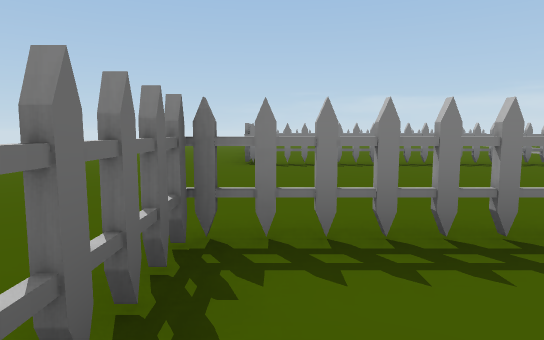
View 1 (above)

24 first-person views from a walk through a 3-D level made in the Unity game engine. The camera is 1.3 m above the floor, tilts 6° down and sees 75° across. The floor is counted in squares, 2 m on a side. Each view is taken from the middle of a square. On the plan, view 1 faces up. The plan holds only what a view shows up to about 10 squares ahead; the rest is blank. The place goes on beyond the plan. Some surface patterns are stand-ins.

View 2
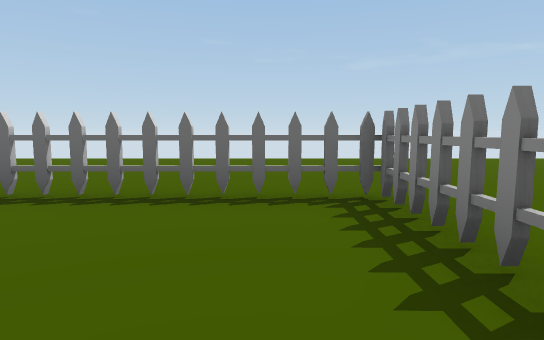

View 3
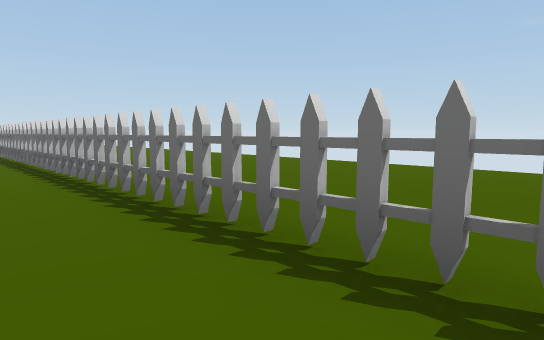

View 4
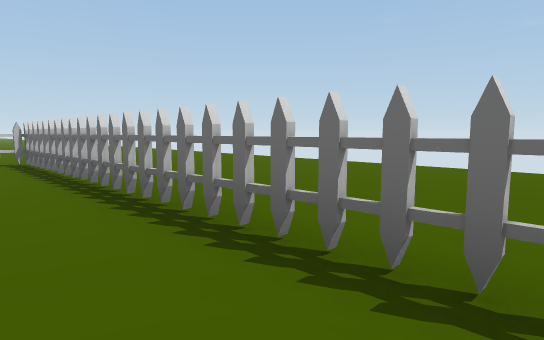

View 5
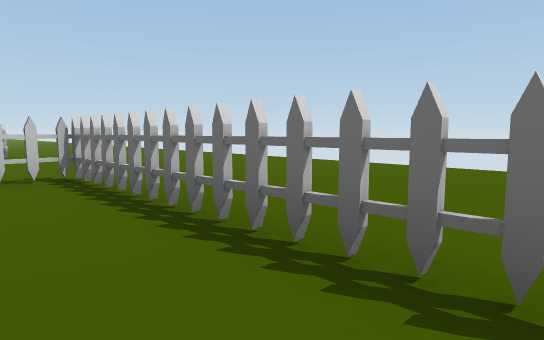

View 6
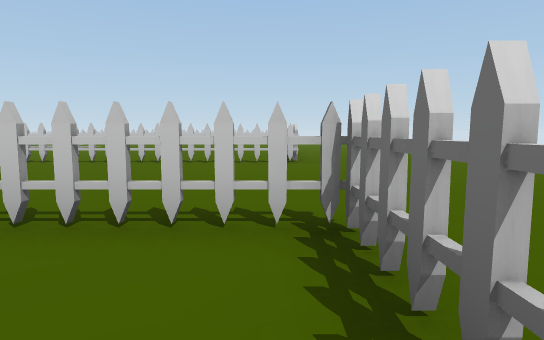

View 7
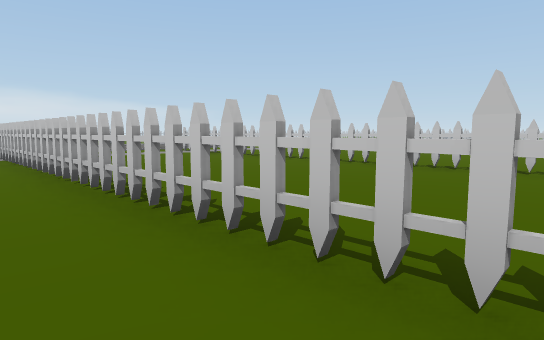

View 8
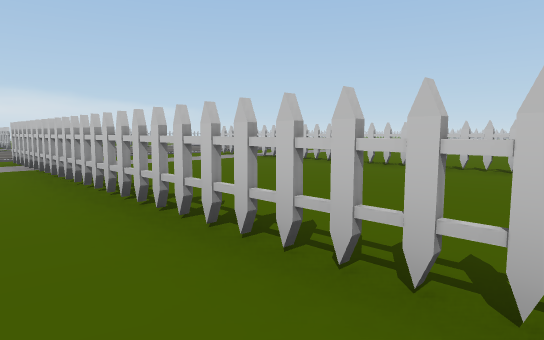

View 9
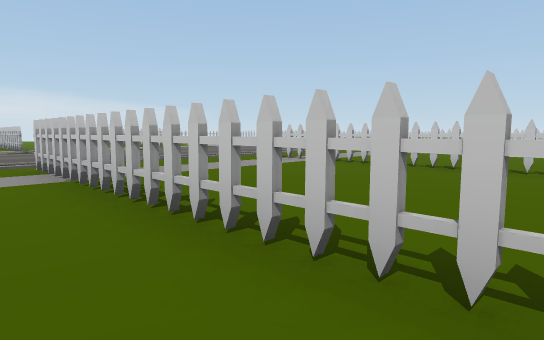

View 10
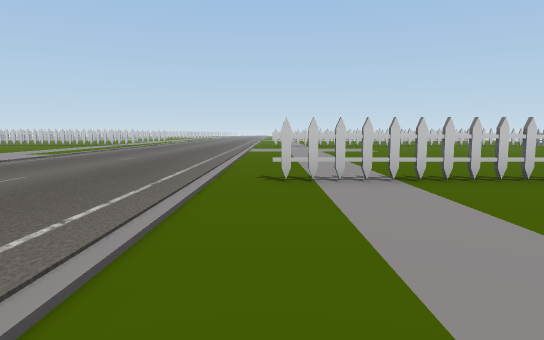

View 11
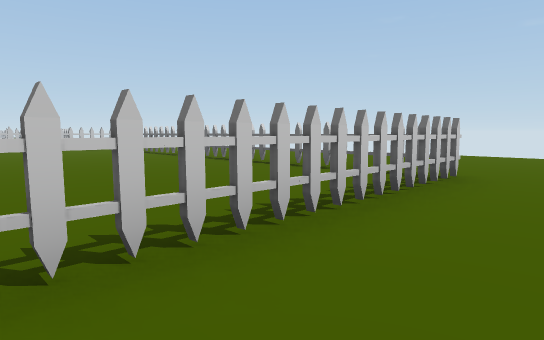

View 12
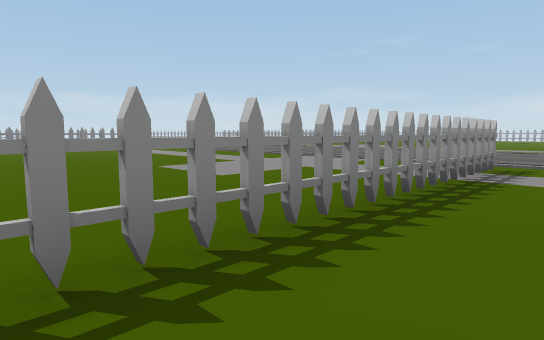

View 13
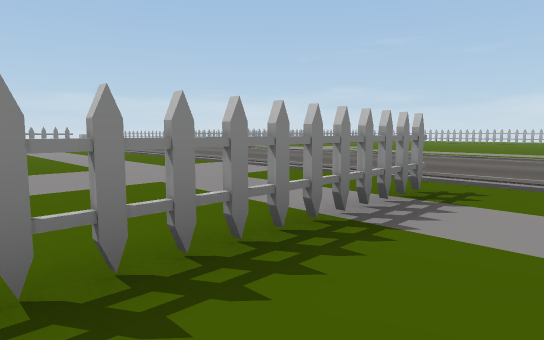

View 14
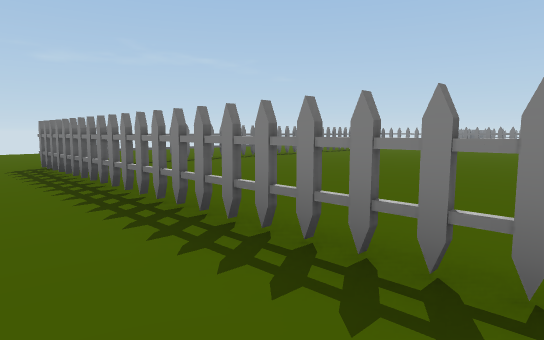

View 15
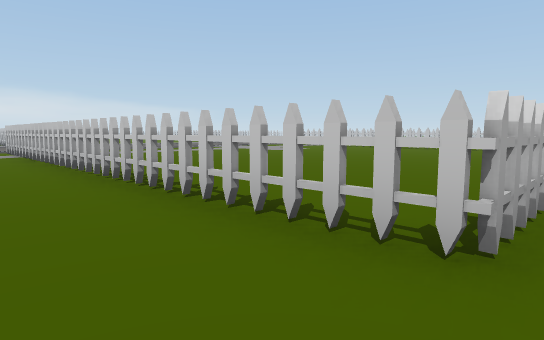

View 16
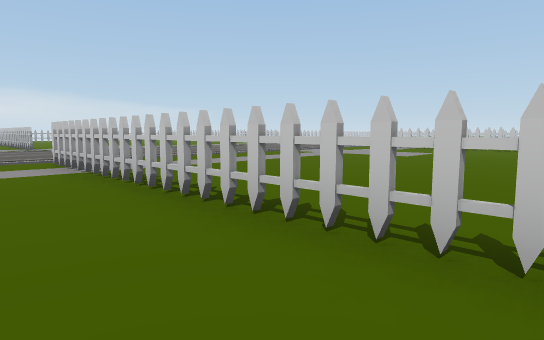

View 17
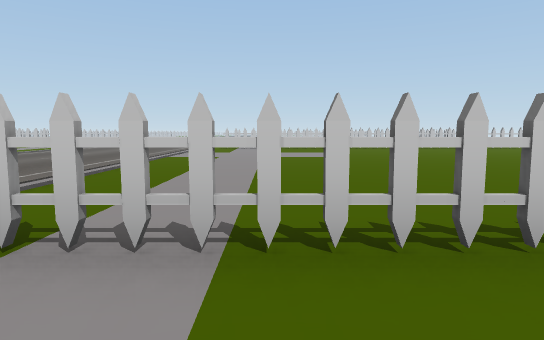

View 18
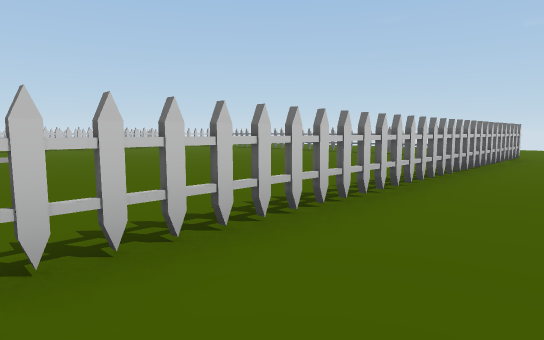

View 19
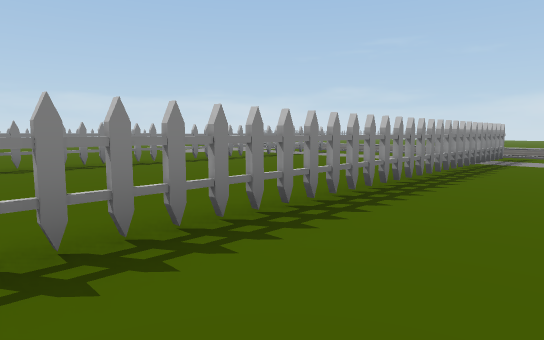

View 20
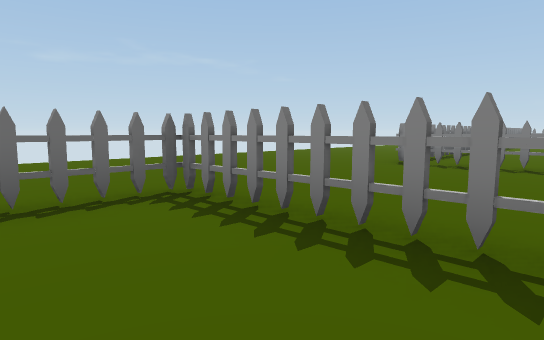

View 21
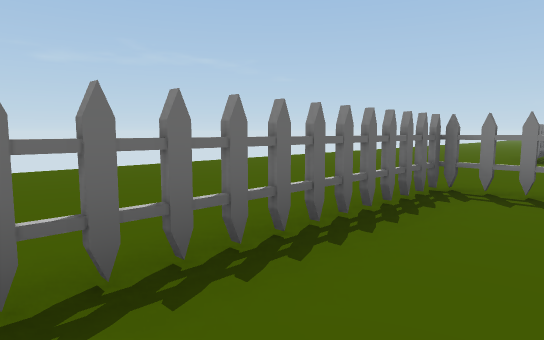

View 22
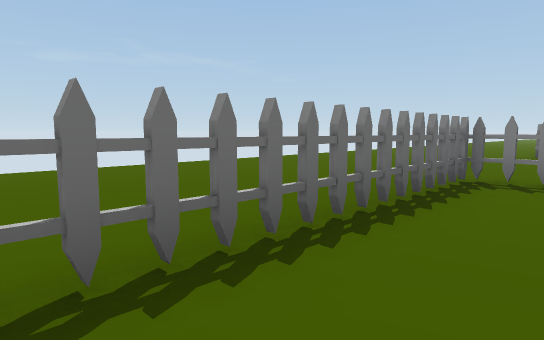

View 23
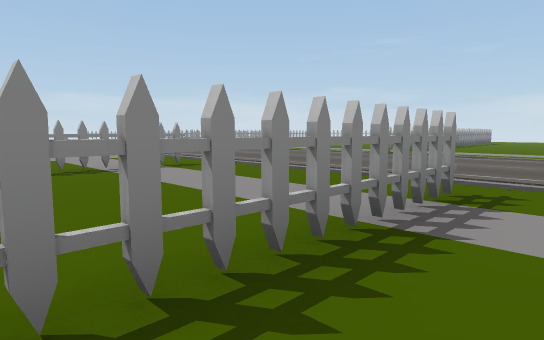

View 24
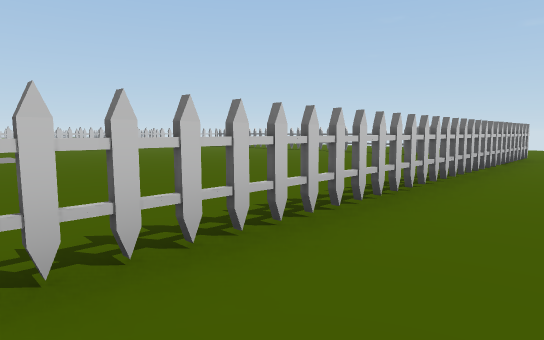

### Floor plan
Key: @ floor where view 1 was taken; # wall or solid block; x gap in a wall; . floor; / step, stairs or slope; T thing the floor can be seen under or through.
Columns run from 5 left of view 1 to 19 right of it. Each row starts with its distance up from view 1.
  7 .....#########
  6 ................
  5 ................
  4 ................
  3 ................../.
  2 ....#xxxxxxxxxxxx//.
  1 ....x............./
  0 ....T@............/
 -1 ....T............./.
 -2 .....T............/.
 -3 ....T............./..
 -4 ....#............./...
 -5 ....x............./...
 -6 ....# ............/....
 -7 ....# ............/....
 -8 ....x............./.....
 -9 ....#............./......
-10 .....#xxxxxxxxxxx//......
-11 ................../.....
-12 ................../...
-13 ................../....
-14 ................../......
-15 ................../......
-16 .....#xxxxxxxxxxx//.....
-17 .....x............/....
-18 ....# ............/....
-19 ....x............./.....
-20 ....x............./......
-21   ..x............./......

Where each view was taken, in squares from view 1:
view 1: 0 up, 0 right, facing up
view 2: 1 up, 3 right, facing left
view 3: 1 up, 1 right, facing down-left
view 4: 2 down, 1 right, facing down-left
view 5: 5 down, 1 right, facing down-left
view 6: 8 down, 0 right, facing down
view 7: 9 down, 0 right, facing down-right
view 8: 9 down, 3 right, facing down-right
view 9: 9 down, 5 right, facing down-right
view 10: 11 down, 12 right, facing down
view 11: 14 down, 5 right, facing down-left
view 12: 12 down, 5 right, facing up-right
view 13: 12 down, 8 right, facing up-right
view 14: 12 down, 7 right, facing up-left
view 15: 4 up, 1 left, facing down-right
view 16: 4 up, 4 right, facing down-right
view 17: 4 up, 10 right, facing down
view 18: 4 up, 10 right, facing down-left
view 19: 0 up, 2 right, facing up-right
view 20: 0 up, 3 right, facing up-left
view 21: 20 down, 1 right, facing up-left
view 22: 21 down, 1 right, facing up-left
view 23: 17 down, 8 right, facing up-right
view 24: 14 down, 10 right, facing down-left
